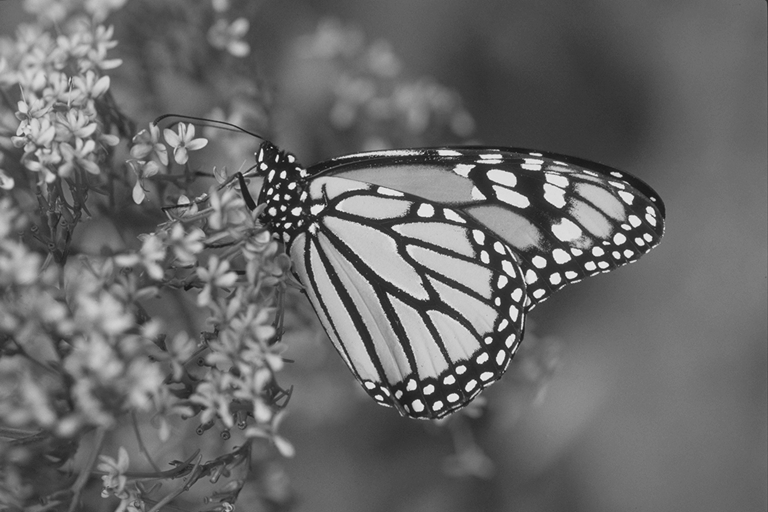
#> input picture monarch_mono.png, 768 x 512 px
$ python zadanie_3_dwt.py   (older library calls are emulated)
#> lines starting #> are read from the running program, lines starting #| are printed output that depends on the picture; long printed decimals are rounded
### wspolne.py
"""
Wspolne funkcje wykorzystywane w zadaniach laboratorium: obliczanie
entropii, przeplywnosci, DWT, MSE/PSNR oraz przygotowanie katalogu wynikow.
"""

from pathlib import Path

import cv2
import numpy as np


ROOT = Path(__file__).resolve().parent
WYNIKI = ROOT / "wyniki"


def przygotuj_katalog(nazwa=None):
    katalog = WYNIKI if nazwa is None else WYNIKI / nazwa
    katalog.mkdir(parents=True, exist_ok=True)
    return katalog


def wczytaj_mono():
    obraz = cv2.imread(str(ROOT / "monarch_mono.png"), cv2.IMREAD_GRAYSCALE)
#> obraz is the input picture: shape (512, 768); min 17, max 244, mean 105.5
    if obraz is None:
        raise FileNotFoundError("Nie znaleziono monarch_mono.png")
    return obraz


# [5 lines left out: function wczytaj_kolor, not called in this run]


def histogram_entropia(obraz, minimum=0, maksimum=256):
    wartosci = obraz.astype(np.int64).ravel()
    histogram = np.bincount(
        wartosci - minimum, minlength=maksimum - minimum
    ).astype(np.float64)
    prawdopodobienstwa = histogram[histogram > 0] / histogram.sum()
    entropia = -np.sum(prawdopodobienstwa * np.log2(prawdopodobienstwa))
    os_x = np.arange(minimum, maksimum)
    return histogram, float(entropia), os_x


def przeplywnosc(sciezka, wysokosc, szerokosc):
    return 8 * Path(sciezka).stat().st_size / (wysokosc * szerokosc)


# [7 lines left out: function obraz_roznicowy_poziomy, not called in this run]


def dwt(obraz):
    mask_l = np.array(
        [
            0.02674875741080976,
            -0.01686411844287795,
            -0.07822326652898785,
            0.2668641184428723,
            0.6029490182363579,
            0.2668641184428723,
            -0.07822326652898785,
            -0.01686411844287795,
            0.02674875741080976,
        ]
    )
    mask_h = np.array(
        [
            0.09127176311424948,
            -0.05754352622849957,
            -0.5912717631142470,
            1.115087052456994,
            -0.5912717631142470,
            -0.05754352622849957,
            0.09127176311424948,
        ]
    )
    ll = cv2.sepFilter2D(obraz, -1, mask_l, mask_l)[::2, ::2]
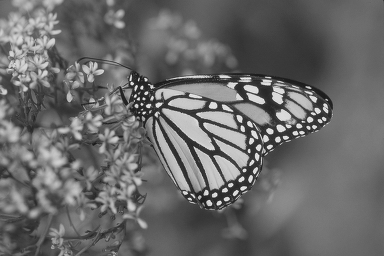
#> ll: shape (256, 384); min 22, max 246, mean 105.6
    lh = cv2.sepFilter2D(obraz, cv2.CV_16S, mask_l, mask_h)[::2, ::2]
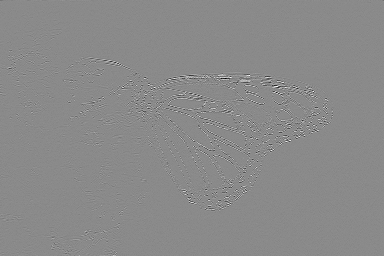
#> lh: shape (256, 384) int16; min -123, max 104, mean 0; drawn with min black and max white
    hl = cv2.sepFilter2D(obraz, cv2.CV_16S, mask_h, mask_l)[::2, ::2]
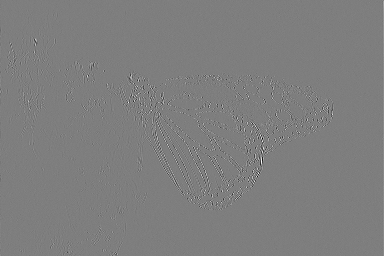
#> hl: shape (256, 384) int16; min -114, max 116, mean 0; drawn with min black and max white
    hh = cv2.sepFilter2D(obraz, cv2.CV_16S, mask_h, mask_h)[::2, ::2]
    return ll, lh, hl, hh


def normalizuj_do_zapisu(obraz):
    minimum = float(obraz.min())
    maksimum = float(obraz.max())
    if maksimum == minimum:
        return np.zeros(obraz.shape, dtype=np.uint8)
    wynik = (obraz.astype(np.float64) - minimum) * 255.0 / (maksimum - minimum)
    return np.round(wynik).astype(np.uint8)


# [5 lines left out: function mse_psnr, not called in this run]

### zadanie_3_dwt.py
"""
Zadanie 3: skrypt wykonuje jednopoziomowa transformacje DWT obrazu mono,
zapisuje cztery pasma, ich histogramy oraz oblicza entropie pasm.
"""

import cv2
import matplotlib

matplotlib.use("Agg")
import matplotlib.pyplot as plt

from wspolne import dwt, histogram_entropia, normalizuj_do_zapisu, przygotuj_katalog, wczytaj_mono


obraz = wczytaj_mono()
pasma = dict(zip(("LL", "LH", "HL", "HH"), dwt(obraz)))
#> pasma = 4 items
katalog = przygotuj_katalog("zadanie_3")
wyniki = {}

fig, osie = plt.subplots(2, 2, figsize=(12, 9))
for os_, (nazwa, pasmo) in zip(osie.ravel(), pasma.items()):
    if nazwa == "LL":
        histogram, entropia, os_x = histogram_entropia(pasmo)
    else:
        histogram, entropia, os_x = histogram_entropia(pasmo, -255, 256)
    wyniki[nazwa] = entropia
    cv2.imwrite(str(katalog / f"pasmo_{nazwa}.png"), normalizuj_do_zapisu(pasmo))
    os_.plot(os_x, histogram)
    os_.set_title(f"{nazwa}, H = {entropia:.4f}")
    os_.set_xlabel("Wartosc")
    os_.set_ylabel("Liczba wspolczynnikow")
#> this loop made 4 passes
#> (nazwa, entropia) on passes 1 to 4: ('LL', 7.16), ('LH', 3.7), ('HL', 3.68), ('HH', 4.02)
#> after the loop, wyniki = {'LL': 7.16, 'LH': 3.7, 'HL': 3.68, 'HH': 4.02}
fig.tight_layout()
fig.savefig(katalog / "histogramy_pasm_dwt.png", dpi=160)
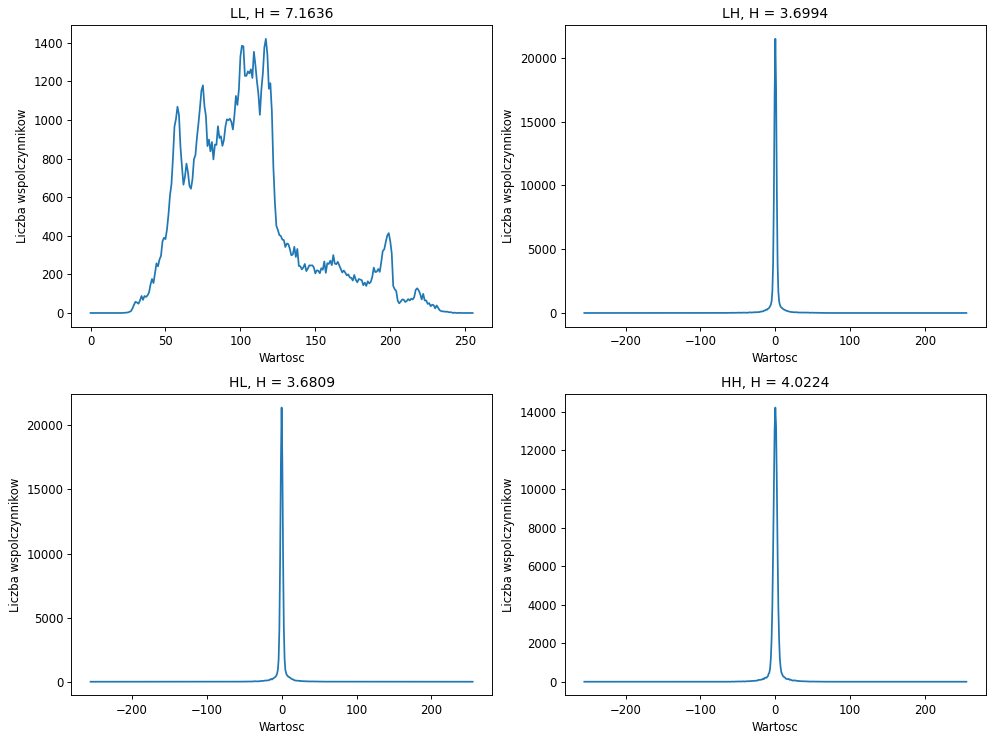
#> figure drawn by matplotlib, 4 panels; panel 1: curve peaks at x = 117, y = 1421; panel 2: curve peaks at x = 0, y = 21490; panel 3: curve peaks at x = 0, y = 21390; panel 4: curve peaks at x = 0, y = 14226
plt.close(fig)

for nazwa, entropia in wyniki.items():
    print(f"Entropia {nazwa}: {entropia:.6f} bit/wspolczynnik")
#> this loop made 4 passes
#> (nazwa, entropia) on passes 1 to 4: ('LL', 7.16), ('LH', 3.7), ('HL', 3.68), ('HH', 4.02)
#| Entropia LL: 7.164 bit/wspolczynnik
#| Entropia LH: 3.699 bit/wspolczynnik
#| Entropia HL: 3.681 bit/wspolczynnik
#| Entropia HH: 4.022 bit/wspolczynnik
print(f"Srednia entropia pasm DWT: {sum(wyniki.values()) / 4:.6f} bit/wspolczynnik")
#| Srednia entropia pasm DWT: 4.642 bit/wspolczynnik
